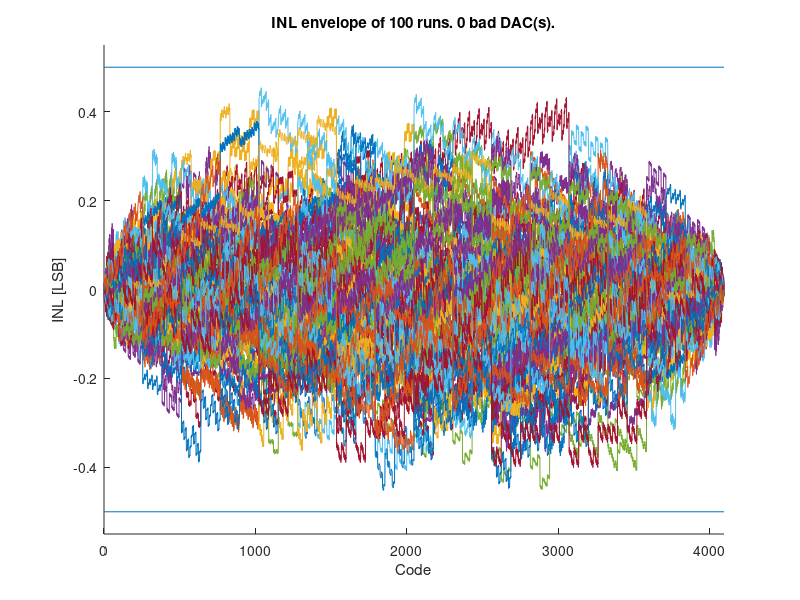
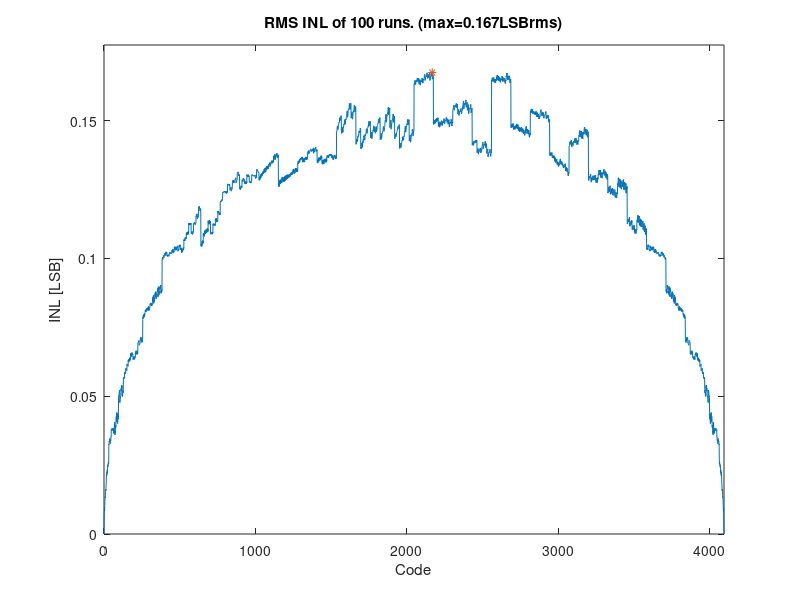
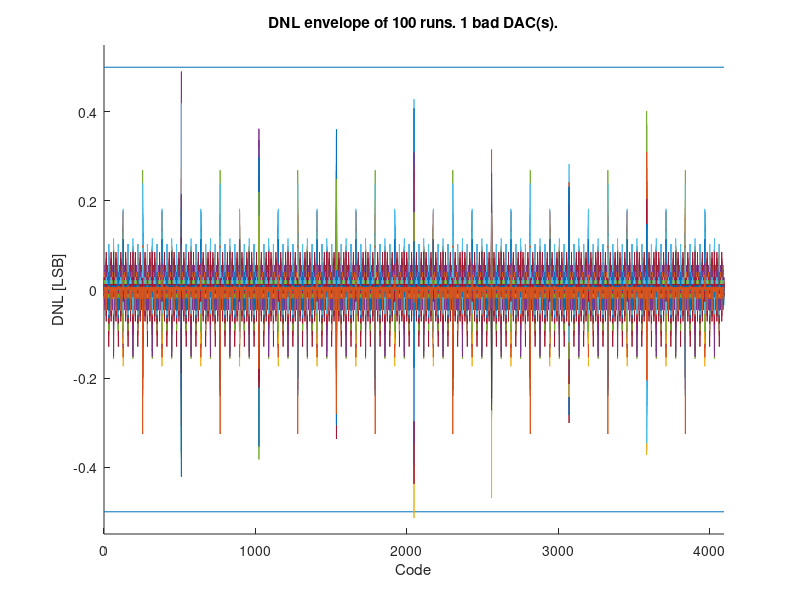
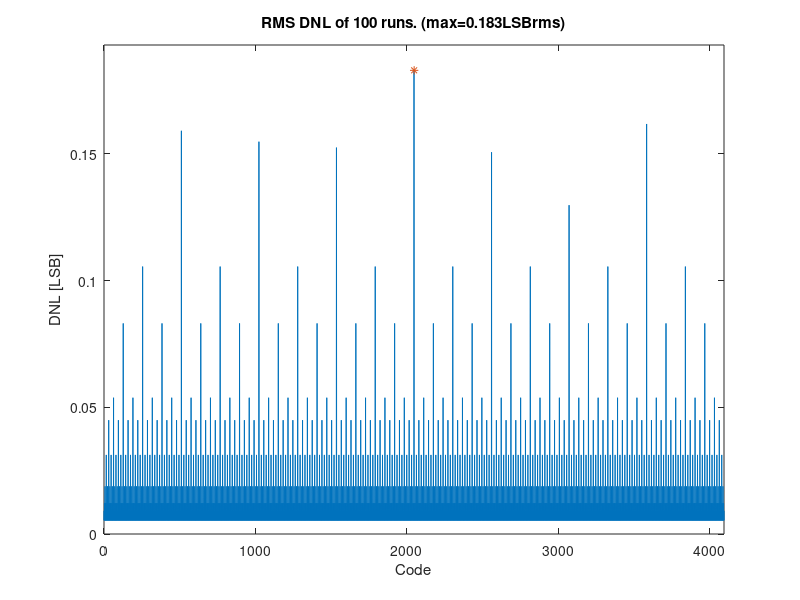

Recreate these plots in MATLAB, in order.
% ee315
% homework 2 dac problem starter file
clear all;

% design choices 
% YOU MUST MODIFY THESE TWO VALUES!
Bt=3;         % Bt bits in thermometer section (from Problem 3)
Aunit=140;   % Unit element area in um^2 (adjusted for 95% yield)

% fixed parameters
B=12;         % B bits total resolution
Bb=B-Bt;      % Bb bits binary weighted section
dnlspec=0.5;  % DNL specification
inlspec=0.5;  % INL specification
r=100;        % Number of Monte Carlo runs
ku=6e-2;      % Matching parameter (%-um)

% create random unit elements and break up into thermometer and binary weighted array
% mean=1, standare deviation = ku/sqrt(Aunit)
sigma = ku/sqrt(Aunit);
u= sigma*randn(r, 2^B-1) + 1;
u_bw= u(:, 1:2^Bb-1);
u_th= u(:, 2^Bb:end);

% for the bw array, construct a switch matrix of the form
% MSB.....LSB
%[ ... 000
%  ... 001
%  ... 010
%  ... 011
%  ... 100
%  ... ...]

bsm = zeros(2^Bb, Bb);
for i=1:2^Bb;
    for j=1:Bb
      if mod( floor((i-1)/2^(j-1)) ,2)
        bsm(i,end-j+1)=1;
       end   
    end        
end


% create r transfer functions
for m=1:r
  % assemble binary weights and binary array output codes
  bw = zeros(Bb,1);
  for i=1:Bb
    bw(end-i+1) = sum( u_bw(m, 2^(i-1):2^i-1) );
  end
  bw_codes= bsm*bw;

  % assemble output
  for i=1:2^B
    lsb = bw_codes( mod(i-1, 2^Bb)+1 );
    msbs_on = floor((i-1)/2^Bb);
    if msbs_on
      msb = sum( u_th(m,1:2^Bb*msbs_on) );
    else
      msb=0;
    end  
    code(m, i) = lsb + msb;
  end  
end;


% caculate inl
for m=1:r
  avg_width = (code(m, end)-code(m, 1))/(2^B-1);
  inl(m, :)=(code(m,:)-avg_width*[0:2^B-1])./avg_width;
end    

% inl scatter plot
figure(1); clf; hold on;
xlabel('Code');
ylabel('INL [LSB]');
axis([0 2^B-1 -(inlspec+0.05) (inlspec+0.05)]);
line([0 2^B-1], [inlspec inlspec]);
line([0 2^B-1], [-inlspec -inlspec]);

bad_dacs_inl=0;
for m=1:r
  figure(1);
  plot(0:2^B-1, inl(m,:));
  if find(abs(inl(m,:))>inlspec)
      bad_dacs_inl=bad_dacs_inl+1;
  end    
end

figure(1); hold off;
title( sprintf('INL envelope of %d runs. %d bad DAC(s).', r, bad_dacs_inl));

% inl rms plot
inl_rms = sqrt(sum( inl.^2, 1 ) ./r);
[maxinlrms imax] = max(inl_rms);
figure(2);
plot(0:2^B-1, inl_rms, imax, maxinlrms, '*');
xlabel('Code');
ylabel('INL [LSB]');
title( sprintf('RMS INL of %d runs. (max=%1.3fLSBrms)', r, maxinlrms));
axis([0 2^B-1 0 maxinlrms+0.01]);

%%%%%%%%%%%%%%%%%%%%%%%%%%%%%%%%%%%%%%%%%%%%%%%%%%%%%%%%%%%%%%%%%%%%%%%
% Your code goes here
%   only turn in the code below (no need to turn in the given code above)

%   caculate dnl
for m=1:r
  avg_width = (code(m, end)-code(m, 1))/(2^B-1);
  dnl(m, :) = diff(code(m,:)) ./ avg_width - 1;
end

%   dnl scatter plot
figure(3); clf; hold on;
xlabel('Code');
ylabel('DNL [LSB]');
axis([0 2^B-2 -(dnlspec+0.05) (dnlspec+0.05)]);
line([0 2^B-2], [dnlspec dnlspec]);
line([0 2^B-2], [-dnlspec -dnlspec]);

bad_dacs_dnl=0;
for m=1:r
  figure(3);
  plot(0:2^B-2, dnl(m,:));
  if find(abs(dnl(m,:))>dnlspec)
      bad_dacs_dnl=bad_dacs_dnl+1;
  end
end

figure(3); hold off;
title( sprintf('DNL envelope of %d runs. %d bad DAC(s).', r, bad_dacs_dnl));

%   dnl rms plot
dnl_rms = sqrt(sum( dnl.^2, 1 ) ./r);
[maxdnlrms dmax] = max(dnl_rms);
figure(4);
plot(0:2^B-2, dnl_rms, dmax, maxdnlrms, '*');
xlabel('Code');
ylabel('DNL [LSB]');
title( sprintf('RMS DNL of %d runs. (max=%1.3fLSBrms)', r, maxdnlrms));
axis([0 2^B-2 0 maxdnlrms+0.01]);
